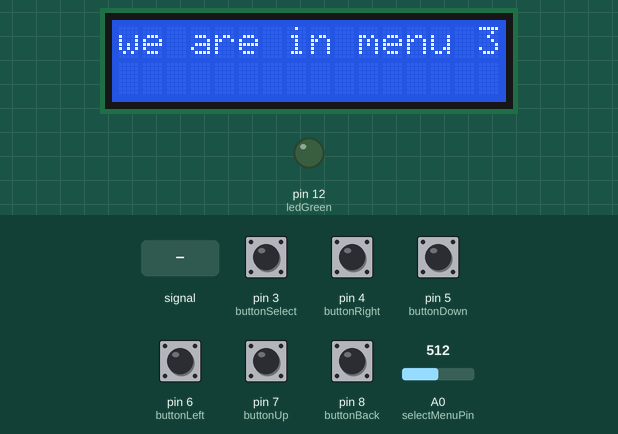
This sketch was run on a simulated Arduino Uno, built with avr-gcc and run on an emulated ATmega328P. On the bench: 16×2 character LCD, output pins drawn as LEDs (lit = HIGH). Dashed ring = blinking. The inputs (shaded band) are chosen by the test bench; at power-on: pin 3 (buttonSelect), pin 4 (buttonRight), pin 5 (buttonDown), pin 6 (buttonLeft), pin 7 (buttonUp), pin 8 (buttonBack) HIGH, A0 (selectMenuPin) = 512. What the sketch prints to the serial monitor is not drawn.

Above: at 2.2 s.
2.3 s: A0 (selectMenuPin) fed a 200 Hz sine of ±460 counts around its level
At 2.46 s:
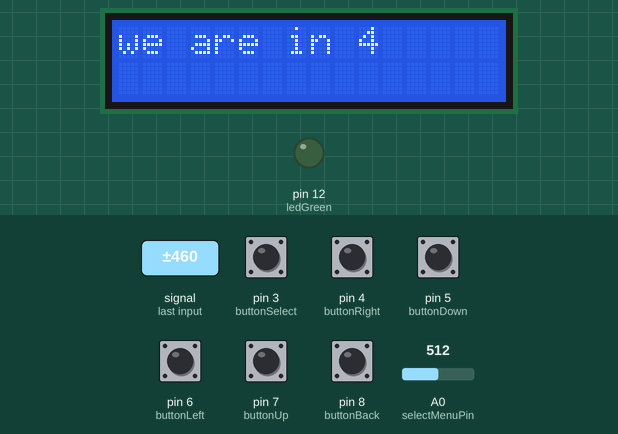
5.3 s: A0 (selectMenuPin) set to 716
At 8.2 s:
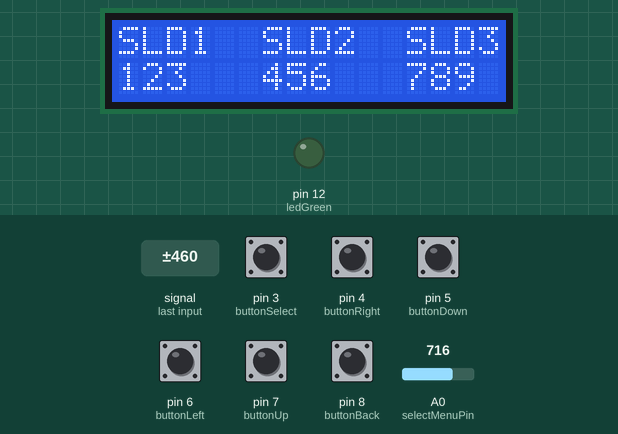
8.3 s: A0 (selectMenuPin) set to 519
9.8 s: A0 (selectMenuPin) set to 500
At 12.65 s:
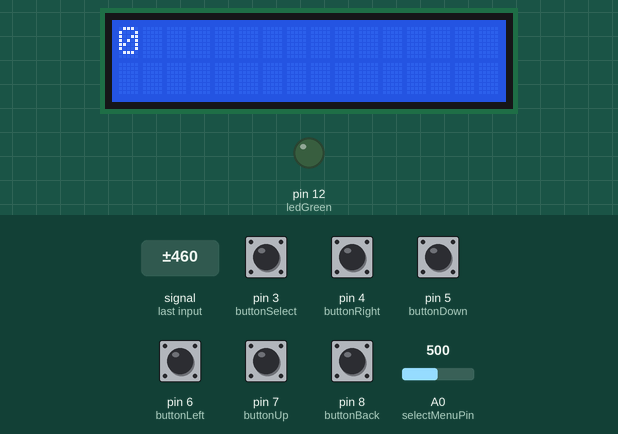
12.8 s: pin 7 (buttonUp) pulled LOW for 1 s
At 13.27 s:
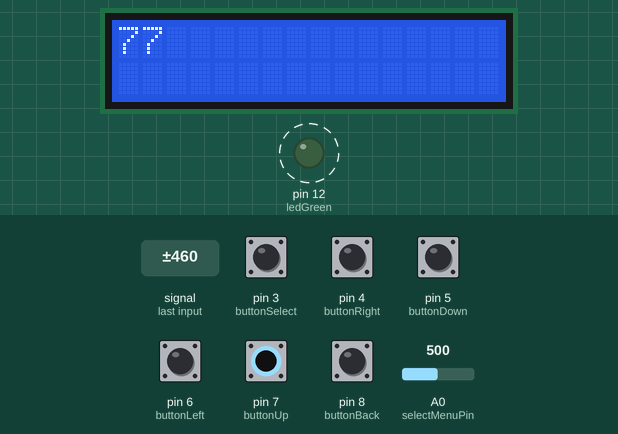
15.5 s: pin 5 (buttonDown) pulled LOW for 0.15 s
At 15.67 s:
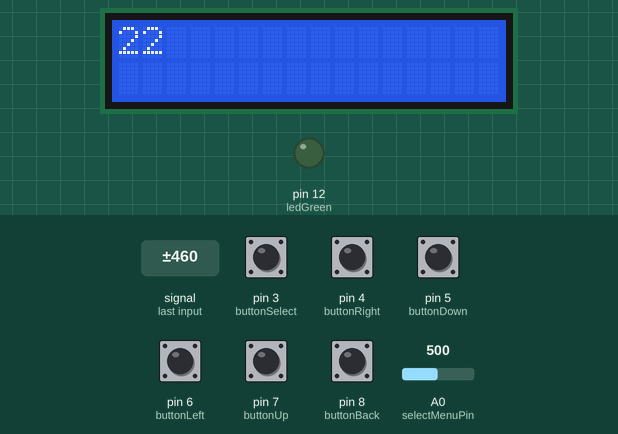
Timing chart, 0 to 18.5 s (numbered marks = the images above; inputs shaded):
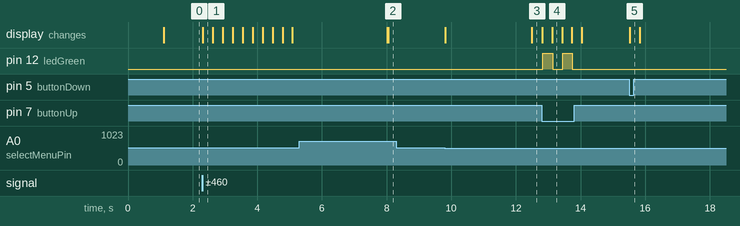

Measured:
- the behaviour switches between 512 and 511 on A0 (selectMenuPin) (found by bisection; images 2 and 3)
- after the input at 2.3 s, the display: changes at once (image 1)
- after the input at 5.3 s, the display: first changes after 2.7 s (image 2 shows a later state)
- after the input at 9.8 s, the display: first changes at once (image 3 shows a later state)
- after the input at 12.8 s, pin 12 (ledGreen): alternates HIGH for 0.30 s and LOW for 0.30 s, 4 changes in all, then stays LOW, starting at once; the display: first changes at once (image 4 shows a later state)
- after the input at 15.5 s, the display: changes at once (image 5)

The sketch:

SimGameController.ino
```cpp
//	Pc sim game controller
//	Johny Pineault johny.pineault@gmail.com
//
//  -Code now hosted on github
//	-Switched over VS Code
//
//
// Configure LCD_COLS, LCD_ROWS and BAUDRATE if desired/needed
// Expected behavior of the sketch:
// - characters received from serial port are displayed on LCD
// - CR and LF are ignored/dropped
//
// Synthax used: NOTE: ... its a note, DEBUGER: related, ERROR: there is a error here ... it don't work yet ect ,
// ==== : Start of ...
// ---- : end of ...
//
//
// ---------------------------------------------------------------------------


// ==== LIBRARY AND ECT ====

	// include the needed headers and library
#include <Wire.h>
#include <hd44780.h>						// main hd44780 header
#include <hd44780ioClass/hd44780_I2Cexp.h>	// i2c expander i/o class header

hd44780_I2Cexp lcd; // declare lcd object: auto locate & config exapander chip

	// LCD geometry
const int LCD_COLS = 16;
const int LCD_ROWS = 2;

const int BAUDRATE = 19200; // Baudrate for serial

// ---- LIBRARY AND ECT END ----


// ==== PIN NUMBER ====

	// Input
#define buttonUp 7
#define buttonDown 5
#define buttonLeft 6
#define buttonRight 4
#define buttonSelect 3
#define buttonBack 8
int selectMenuPin = A0;		// Potentiometer connected to Analog in 0

	// Output
#define ledGreen 12
//---- PIN NUMBER END ----

// ==== VARIABLE DECLARATION START ====

	// Menu navigation Input Related
byte buttonStateUp = HIGH;				// Button 0 = Pressed 1 = Not Pressed
byte lastButtonStateUp = HIGH;			// Last reading

byte buttonStateDown = HIGH;			// Button 0 = Pressed 1 = Not Pressed
byte lastButtonStateDown = HIGH; 		// Last reading

byte buttonStateLeft = HIGH;			// Button 0 = Pressed 1 = Not Pressed
byte lastButtonStateLeft = HIGH; 		// Last reading

byte buttonStateRight = HIGH;			// Button 0 = Pressed 1 = Not Pressed
byte lastButtonStateRight = HIGH;		// Last reading

byte buttonStateSelect = HIGH;			// Button 0 = Pressed 1 = Not Pressed
byte lastButtonStateSelect = HIGH;		// Last reading

byte buttonStateBack = HIGH;			// Button 0 = Pressed 1 = Not Pressed
byte lastButtonStateBack = HIGH;		// Last reading


	// All related to slider and Axe
int slider1 = 123;						// Placeholder for slider 1

int slider2 = 456;						// Placeholder for slider 2

int slider3 = 789;						// Placeholder for slider 3

int sideAxe1 = 321;						// Placeholder for sideAxe 1 (rotary encoder)

int sideAxe2 = 654;						// Placeholder for sideAxe 2 (rotary encoder)


	// All related to menu selector
int selectMenuRead = 0;				// Brute reading of potentiometer
int selectStateMenu = 0;			// Will be the analog map to the numeber of menu
int lastSelectStateMenu = 0;		// Last reading
int welcomeTimer = 1;

	// Timming and counting related
unsigned long buttonTime = 0; 					// Debounce related
unsigned long lastDebounceDelay = 0;			// The last time the output pin was toggled
const int debounceDelay = 30; 					// The debounce time , how long a button need to be pressed
const int afterDebouceDelay = 90; 				// For button repetition.
unsigned long currentTime = 0;					// Total time since program is lauch.
int timeDifference = 0;							// Time difference between each loop . Use for timming purpose.


int menu1ButtonTestPage = 1;			// Page at wich the menu is

int serialOutput = 20; 				// At wich speed the serial will output to console
unsigned long lastSerialOutput = 0; 	//


byte menuSelect = 0;
byte lastMenuSelect = 0;

 //	MENU 2 RELATED VARIABLE

	// TEST: For testing and fun purpose, control a led .
bool ledOut = LOW; // A output for test on menu will turn on and off a led on
int lastCommand = 0; // for testing command time

// MENU 3 RELATED VARIABLE

byte menu3PageSelect = 1;				// Use to know wich page is selected in menu 3

boolean menu3Page1Print = false; 			// Tell if the page 1 have printed for flicker free
boolean menu3Page2Print = false;			// Tell if the page 2 have printed for flicker free

int slider1LastPrint = 0;				// Last value printed , used for flicker free
int slider2LastPrint = 0;				// Last value printed , used for flicker free
int slider3LastPrint = 0;				// Last value printed , used for flicker free

int sideAxe1LastPrint = 0; 				// Last value printed, used for fliker free
int sideAxe2LastPrint = 0; 				// Last value printed, used for fliker free

// ---- VARIABLE DECLARATION END ----


// ==== SETUP START ====
void setup()
{

	// ===BUTTON INIT===

	// In
	pinMode(buttonUp, INPUT);
	pinMode(buttonDown, INPUT);
	pinMode(buttonLeft, INPUT);
	pinMode(buttonRight, INPUT);
	pinMode(buttonSelect, INPUT);
	pinMode(buttonBack, INPUT);
	//	OUT
	pinMode(ledGreen, OUTPUT);


	//	==== LCD INIT ====

	int status;

	// initalize Serial port
	Serial.begin(BAUDRATE);

	/* initialize LCD with number of columns and rows:
	* hd44780 returns a status from begin() that can be used
	* to determine if initalization failed.
	* the actual status codes are defined in <hd44780.h>
	*/
	status = lcd.begin(LCD_COLS, LCD_ROWS);
	if(status) // non zero status means it was unsuccesful
	{
		// begin() failed

		Serial.print("LCD initalization failed: ");
		Serial.println(status);

		// blink error code using the onboard LED if possible
		hd44780::fatalError(status); // does not return
	}


	/* NOTE: turn on automatic line wrapping
	* which automatically wraps lines to the next lower line and wraps back
	* to the top when at the bottom line
	* noLineWrap() can be used to disable automatic line wrapping.
	* _write() can be called instead of write() to send data bytes
	* to the display bypassing any special character or line wrap processing.
	*/
	lcd.lineWrap();

	lcd.print("VS Code Test ");
	lcd.setCursor(0,1);
	lcd.print("Baud:");
	lcd.print(BAUDRATE);

	delay(1000);

	// ---- LCD INIT END ----


 // DEBUGER: Don't end serial for debug

 //			  Serial.end();

}
// ---- SETUP END ----


// ==== LOOP START ====
void loop()
{
		// Update the current time and the difference betwen each cycle (used for debounce ect)
	timeDifference = millis() - currentTime; // Used for timming reference
	currentTime = millis();			// Use for common timming thing

	// Call the button routine
	menuButtonRoutine();

	// Menu selection
		// Read Raw from input from a pot and map it to the number of menu
	selectMenuRead = analogRead(selectMenuPin);				// Read the potentiometer
	selectStateMenu = map(selectMenuRead, 0, 1024, 1, 5);

	if (selectStateMenu == 1) {						// If tree for the mapping output and
		menu1ButtonTest();							// call the corect menu routine
	}
	else if (selectStateMenu == 2) {
		menu2Message();
	}
	else if (selectStateMenu == 3) {
		menu3();
	}
	else if (selectStateMenu == 4) {
		menu4();
	}


 //DEBUGER:


	// Serial output for debbuging
	if (currentTime - lastSerialOutput >= serialOutput) {
		Serial.println();
		Serial.print(lastButtonStateDown);
		lastSerialOutput = currentTime;
	}


}

// ---- LOOP END ----

// ==== GAME BUTTON MANAGEMENT START ====

void gameButtonRoutine() {
	// Here will be the button for the game input
}

// ---- GAME BUTTON MANAGEMENT END ----

// ==== MENU BUTTON MANAGEMENT START ====
void menuButtonRoutine() {
	// Routine to state all button, with debouce
	// NOTE: This scan all the menu button, it use a commmon timer for the debouce . read raw data and change the button last
	// state to the proper real state if the timer is met (debouce time)

		// Read the raw data from input pin
	buttonStateUp = digitalRead(buttonUp);
	buttonStateDown = digitalRead(buttonDown);
	buttonStateLeft = digitalRead(buttonLeft);
	buttonStateRight = digitalRead(buttonRight);
	buttonStateSelect = digitalRead(buttonSelect);
	buttonStateBack = digitalRead(buttonBack);


		// Start a timer when a button is pressed wich work with currentTime. Add the diffenrence to
		// button time and clear it if the button is release.
	if (buttonStateUp == LOW || buttonStateDown == LOW || buttonStateLeft == LOW || buttonStateRight == LOW || buttonStateSelect == LOW || buttonStateBack == LOW) {
		buttonTime = buttonTime + timeDifference;
	}
	else {
		buttonTime = 0;
	}


		// Call for button Up
	if (buttonStateUp == LOW && buttonTime >= debounceDelay) {
		lastButtonStateUp = LOW;

		if (buttonTime > debounceDelay + afterDebouceDelay) {
			buttonTime = 0;
		}
	}
	else {
		lastButtonStateUp = HIGH;
	}

		// Call for button Down
	if (buttonStateDown == LOW && buttonTime >= debounceDelay) {
		lastButtonStateDown = LOW;

		if (buttonTime > debounceDelay + afterDebouceDelay) {
			buttonTime = 0;
		}
	}
	else {
		lastButtonStateDown = HIGH;
	}

	// Call for button Left
	if (buttonStateLeft == LOW && buttonTime >= debounceDelay) {
		lastButtonStateLeft = LOW;

		if (buttonTime > debounceDelay + afterDebouceDelay) {
			buttonTime = 0;
		}
	} else {
		lastButtonStateLeft = HIGH;
	}

	// Call for button Right
	if (buttonStateRight == LOW && buttonTime >= debounceDelay) {
		lastButtonStateRight = LOW;

		if (buttonTime > debounceDelay + afterDebouceDelay) {
			buttonTime = 0;
		}
	}
	else {
		lastButtonStateRight = HIGH;
	}

	// Call for button Select
	if (buttonStateSelect == LOW && buttonTime >= debounceDelay) {
		lastButtonStateSelect = LOW;

		if (buttonTime > debounceDelay + afterDebouceDelay) {
			buttonTime = 0;
		}
	}
	else {
		lastButtonStateSelect = HIGH;
	}

	// Call for button Back
	if (buttonStateBack == LOW && buttonTime >= debounceDelay) {
		lastButtonStateBack = LOW;

		if (buttonTime > debounceDelay + afterDebouceDelay) {
			buttonTime = 0;
		}
	}
	else {
		lastButtonStateBack = HIGH;
	}


}
// ---- MENU BUTTON MANAGEMENT END ----

// ==== SCREEN UPDATE ========
// All the menu page are listed as function

void menu1ButtonTest()
{
	if (lastSelectStateMenu != 1) {
	lcd.clear();
	lcd.setCursor(0,0);
	lcd.print("we are in test 1");
	lastSelectStateMenu = 1;
	}

// NOTE: im here . need to make a page to test all input :)

	lcd.setCursor(0,1);
	lcd.print(lastButtonStateUp);
	lcd.print(buttonStateDown);
	lcd.print(buttonStateLeft);
	//delay(2000);


}

void menu2Message()
{
//

		// Routine to show a message first if it is the first time menu is shown
	if (lastSelectStateMenu != 2) {					// If the menu was not selected it show a message first
		lcd.clear();
		lcd.setCursor(0,0);
		lcd.print("we are in menu 2");
		lastSelectStateMenu = 2; 					// Write the current menu selection so it don't display anymore
		welcomeTimer = 1;							// Set the welcome timer to 1 so the message still display for a moment
	}
	else if (lastSelectStateMenu == 2 && welcomeTimer < 2500) {		// Timer operation to count how long the message display
		welcomeTimer = millis() - currentTime + welcomeTimer;
	}
	else {											// Now display what need to be display for this menu
		lcd.clear();
		lcd.setCursor(0,0);
		lcd.print(buttonTime);
	}


/* NOTE: now work with the current time (who is millis) !!!
 		same for the button call
	So ive done thing in a way that the command isnt repeated for the time writen in the if
*/

	// The action for the button in this menu

	if (lastButtonStateUp == LOW && currentTime - lastCommand >= 300) {		// This will do the command only if the command wasnt done before the said time
		lastCommand = currentTime;
		if (ledOut == LOW) {
			ledOut = HIGH;
		}
		else if (ledOut == HIGH) {
		ledOut = LOW;
		}
		digitalWrite(ledGreen, ledOut);
	}

}


/* NOTE:
	-Page 1 : All 3 slider output.
	-Page 2 : All 2 side axes  output.
	-YOU NEED TO PUT EACH PAGE VARIABLE on intro and on other page for first print.
*/

void menu3()
{

		// Routine to show a message first if it is the first time menu is shown
	if (lastSelectStateMenu != 3) {					// If the menu was not selected it show a message first

		lcd.clear();

		lcd.setCursor(0,0);
		lcd.print("we are in menu 3");
		lastSelectStateMenu = 3; 					// Write the current menu selection so it don't display anymore
		welcomeTimer = 1;							// Set the welcome timer to 1 so the message still display for a moment
		menu3Page1Print = false;					// Set the print for fix text to false
		menu3Page2Print = false;
	}
	else if (welcomeTimer <= 2500) {		// Timer operation to count how long the welcome message display

		welcomeTimer = (millis() - currentTime) + welcomeTimer;

	}
	// Page selection start here
	//_______________________________________________________________________________________

		//  =PAGE 1= Slider output show screen
	if (welcomeTimer >= 2500 && menu3PageSelect == 1) {											// Now display what need to be display for page 1

		if (menu3Page1Print == false) {					// Display once
			lcd.clear();
			lcd.setCursor(0,0);
			lcd.print("SLD1  SLD2  SLD3");
			slider1LastPrint = 0;						// Reset value to make sure it display properly NOTE: need to set it to a outer range
			slider2LastPrint = 0;						// Reset value to make sure it display properly
			slider3LastPrint = 0;						// Reset value to make sure it display properly

			menu3Page1Print = true;						// Put this page first print on
			menu3Page2Print = false;					// Put other page first print off
		}
		else {
			if (slider1 != slider1LastPrint) {				// Print the Value if the value have change
				lcd.setCursor(0,1);
				lcd.print("   ");
				lcd.setCursor(0,1);
				lcd.print(slider1);
				slider1LastPrint = slider1;
			}

			if (slider2 != slider2LastPrint) {				// Print the Value if the value have change
				lcd.setCursor(6,1);
				lcd.print("   ");
				lcd.setCursor(6,1);
				lcd.print(slider2);
				slider2LastPrint = slider2;
			}

			if (slider3 != slider3LastPrint) {				// Print the Value if the value have change
				lcd.setCursor(12,1);
				lcd.print("   ");
				lcd.setCursor(12,1);
				lcd.print(slider3);
				slider3LastPrint = slider3;
			}
		}

	//__________________________________________________________________________________________

		// PAGE 2 Side rotary encorder
	} else if (welcomeTimer >= 2500 && menu3PageSelect == 2) {											// Now display what need to be display for page 2

		if (menu3Page2Print == false) {					// Print only once
			lcd.clear();
			lcd.setCursor(0,0);
			lcd.print("Side 1    Side 2");

			menu3Page1Print = false;					// Put other page first print OFF
			menu3Page2Print = true;						// Put this page first print ON
		}
		else {
			if (sideAxe1 != sideAxe1LastPrint) {
				lcd.setCursor(0,1);
				lcd.print("    ");
				lcd.setCursor(0,1);
				lcd.print(sideAxe1);
				sideAxe1LastPrint = sideAxe1;

			}
		}

	}
	// Routine to navigate in page
	//NOTE: on both you need to write the min and max page number
	if (lastButtonStateUp == LOW && currentTime - lastCommand >= 300) {				// This will do the command only if the command wasnt done before the said time
		lastCommand = currentTime;
		menu3PageSelect = menu3PageSelect + 1;										// Go one page up
		menu3PageSelect = constrain(menu3PageSelect, 1, 2); 						// Limits menu range
	}

	if (lastButtonStateDown == LOW && currentTime - lastCommand >= 300) {			// This will do the command only if the command wasnt done before the said time
		lastCommand = currentTime;
		menu3PageSelect = menu3PageSelect - 1;										// Go back one page
		menu3PageSelect = constrain(menu3PageSelect, 1, 2); 						// Limits menu range
	}


}

void menu4()
{
	if (lastSelectStateMenu != 4)
	{
	lcd.clear();
	lcd.setCursor(0,0);
	lcd.print("we are in 4");
	lastSelectStateMenu = 4;
	}

// write something
	//delay(2000);

}
// ---- SCREEN UPDATE END ----
```
